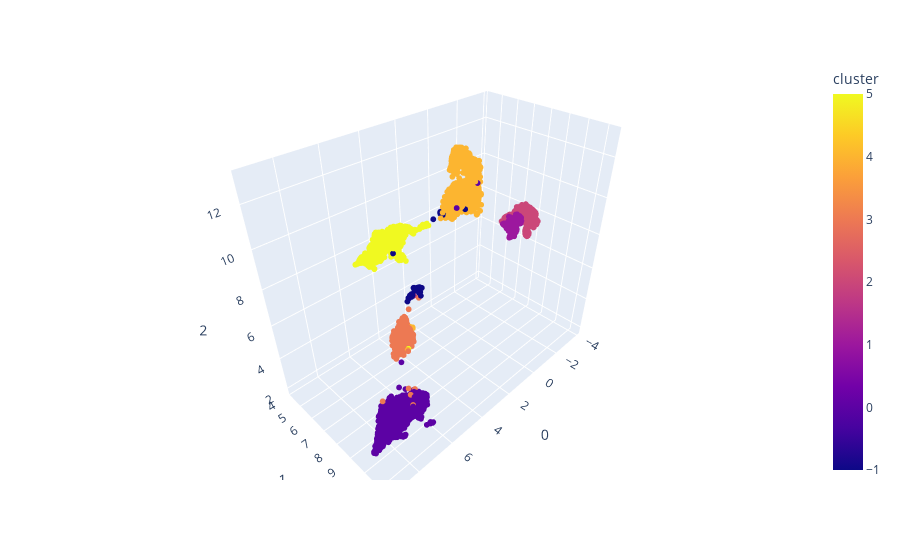

Notebook code for this chart:
### Code cell
fig_3d = px.scatter_3d(
    clusterable_embedding_3d, x=0, y=1, z=2,
    color=labels_2d, labels={'color': 'cluster'}
)

fig_3d.update_traces(marker_size=2)

fig_3d.show()

### Figure 1 — Plotly figure (JSON) as saved in the notebook; plotly's stock layout.template omitted (floating-point values rounded to 4 significant figures; data arrays with more than 128 entries replaced by an {"elided": "..."} marker saying what was removed)
{"data": [{"hovertemplate": "0=%{x}<br>1=%{y}<br>2=%{z}<br>cluster=%{marker.color}<extra></extra>", "legendgroup": "", "marker": {"color": {"elided": "5921 int values"}, "coloraxis": "coloraxis", "size": 2, "symbol": "circle"}, "mode": "markers", "name": "", "scene": "scene", "showlegend": false, "type": "scatter3d", "x": {"elided": "5921 float values"}, "y": {"elided": "5921 float values"}, "z": {"elided": "5921 float values"}}], "layout": {"coloraxis": {"colorbar": {"title": {"text": "cluster"}}, "colorscale": [[0, "#0d0887"], [0.1111, "#46039f"], [0.2222, "#7201a8"], [0.3333, "#9c179e"], [0.4444, "#bd3786"], [0.5556, "#d8576b"], [0.6667, "#ed7953"], [0.7778, "#fb9f3a"], [0.8889, "#fdca26"], [1, "#f0f921"]]}, "legend": {"tracegroupgap": 0}, "margin": {"t": 60}, "scene": {"domain": {"x": [0, 1], "y": [0, 1]}, "xaxis": {"title": {"text": "0"}}, "yaxis": {"title": {"text": "1"}}, "zaxis": {"title": {"text": "2"}}}}}
